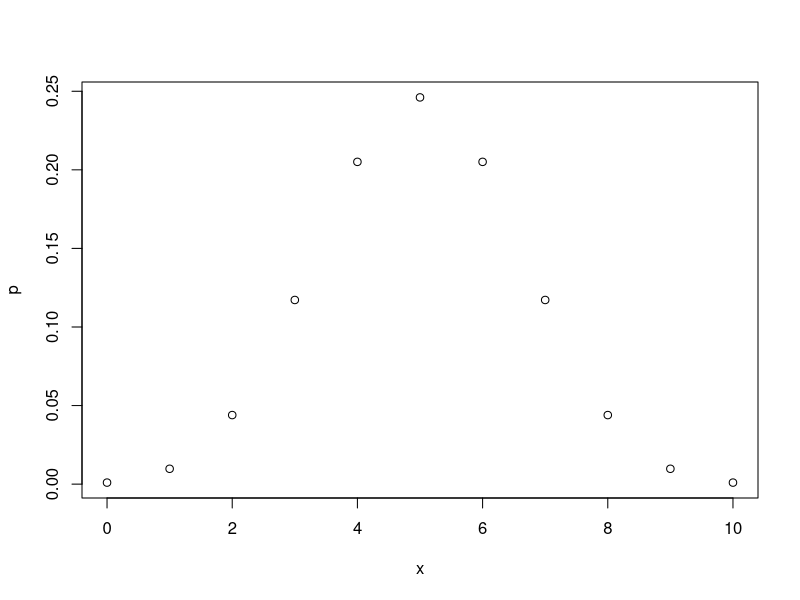
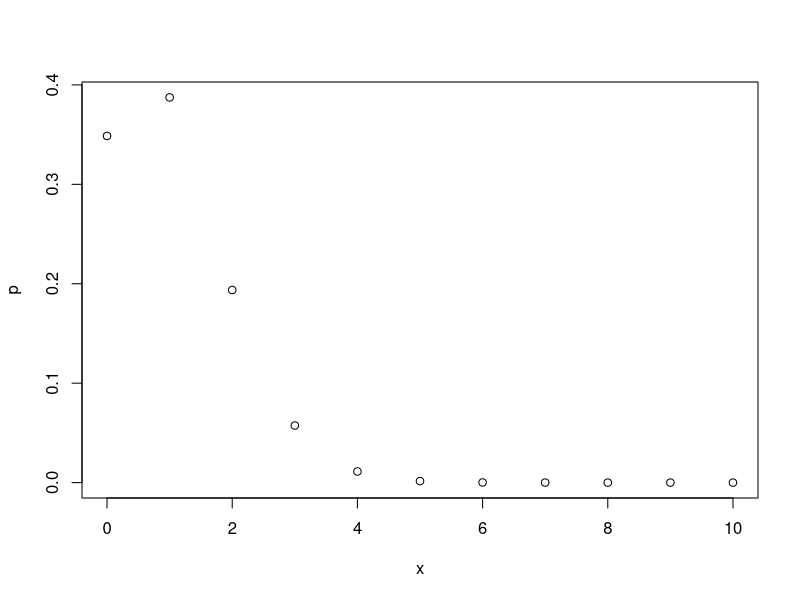

Write the R code that produced these figures, in order.


# make sure we are in the right directory
getwd()   # get working directory
setwd("..")   # go up one level
getwd()
setwd("datasets")  # down one level into datasets subdirectory
getwd()
setwd("../code")  # up one and back down into code
getwd()


# reading in data
iaafdata <- read.csv("../datasets/iaaf_testosterone.csv",header=TRUE)


# Everything that exists  in R is an object
# Everything that happens in R is a function call.
# - John Chambers


# see what's in the data object
iaafdata
class(iaafdata)    # "class" of the object
names(iaafdata)    # names of columns of data frame
str(iaafdata)      # more detailed info
head(iaafdata)     # first six rows
dim(iaafdata)      # number of rows and columns
summary(iaafdata)  # statistical summary


# variable types
typeof(TRUE)
typeof(1L)
typeof(1)
typeof(pi)
typeof("I am a string")
typeof("Integer")


# access a column of the data
iaafdata$event       # event variable
iaafdata[2,3]           # second row, third column
iaafdata[2,]           # second row 
iaafdata[ ,2 ]         # second column
iaafdata["result_all"]
iaafdata[1,2]          # first row, second column
iaafdata$gallons[1]    # first entry of gallons variable


# get a subset of the rows based on one of the variables
iaafdata$units == "seconds"
iaafdata[iaafdata$units == "seconds" , ]

# a different way to get a subset of the data
subset(iaafdata, units == "meters")
# use ? to get documentation for functions
?subset


# for homework 1, we need to compute probabilities
# R has a number of "named" distributions built in
# the naming convention is the following:

# r<distribution>    simulate from <distribution>
# d<distribution>    evaluate pmf or pdf
# p<distribution>    evaluate cdf
# q<distribution>    evaluate quantile function (inverse cdf)

?Distributions

rnorm(7)
?rnorm  # documentation
# some arguments have no defaults - these are required
# arguments with defaults are not required but can be changed

# these are all the same!
rnorm(7,mean = 3, sd = 2)
rnorm(7,3,2)
rnorm(7, sd = 2, mean = 3)
rnorm(n = 7, 3, 2)
rnorm(sd = 2, n = 7, 3) 

pnorm(-1.96)
pnorm(-1.645)

?dbinom
x <- 0:10
p <- dbinom(x,10,1/2)
plot(x,p)
p <- dbinom(x,10,0.1)
plot(x,p)

